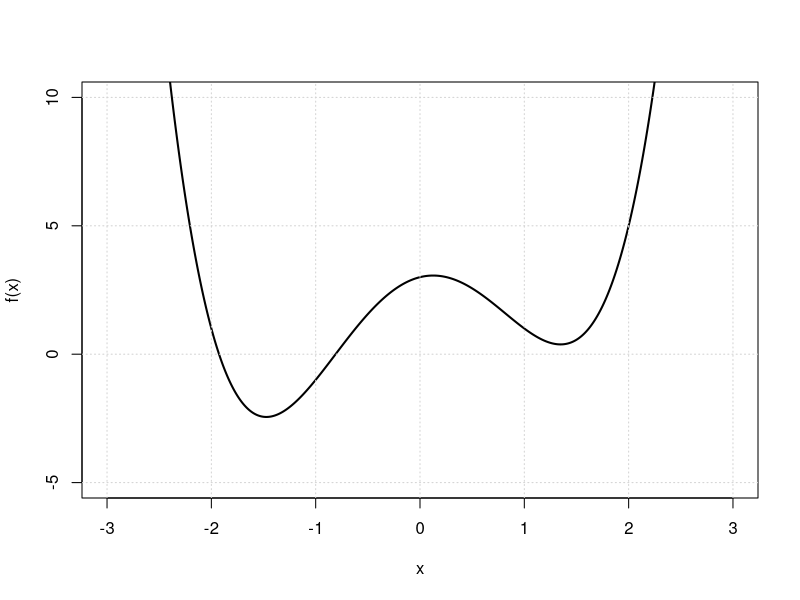

Write R code to recreate this figure.
## ---- chunk 1
knitr::opts_chunk$set(echo = TRUE)
knitr::opts_chunk$set(comment = NA)
## ---- chunk 2
# example
print(sum(1:10))
## ---- chunk 3
f <- function(x) {
  x^4 - 4*x^2 + x + 3
}
x_values <- seq(-3, 3, by = 0.01)

plot(x_values, f(x_values), type = "l", lwd = 2,
     ylim = c(-5,10),
     xlab = "x", ylab = "f(x)")
grid()
## ---- chunk 4
#ここに自作コードを書く
